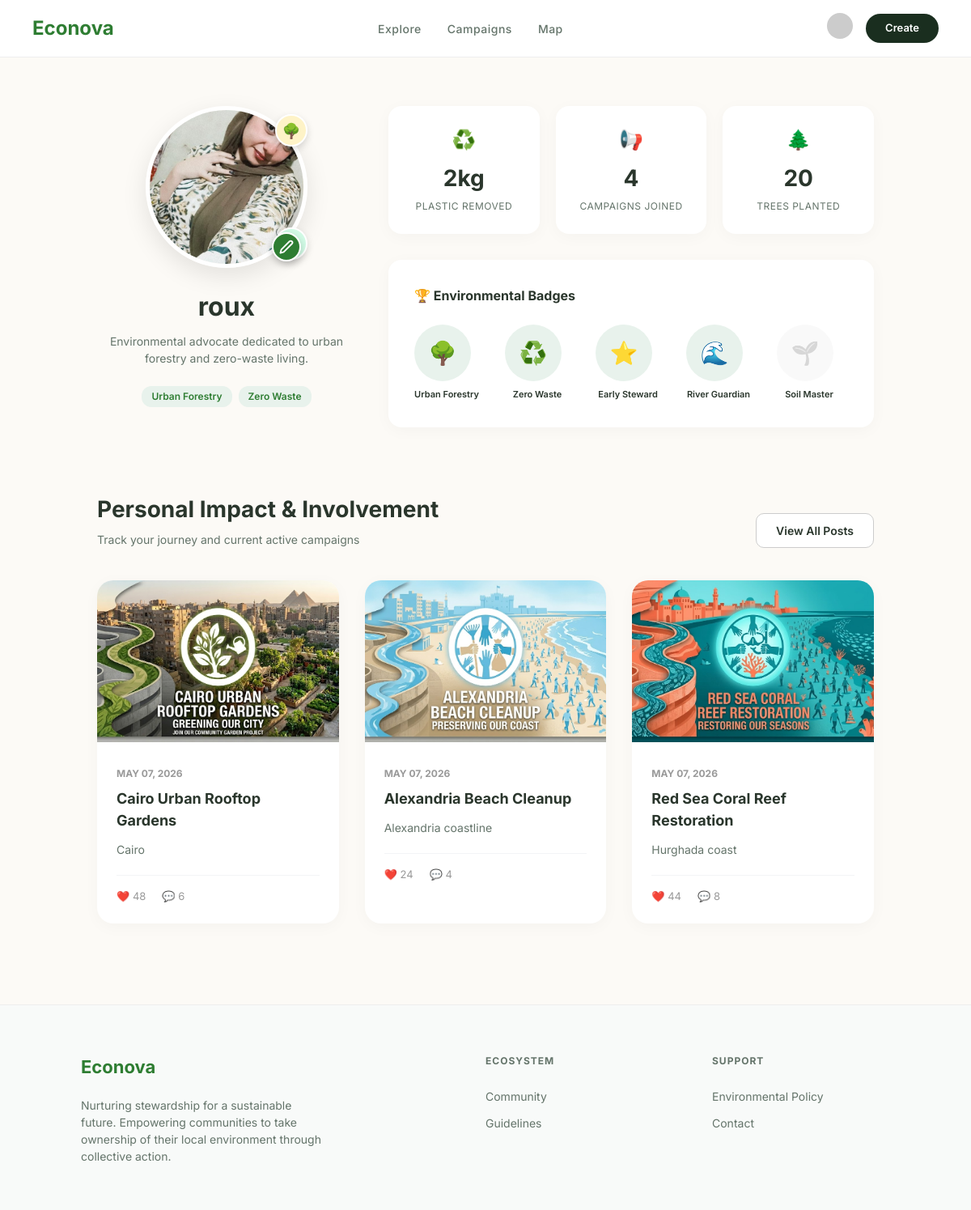
Page /profile.php (signed in) on the committed database.
### tables this page shows
CREATE TABLE users (
            id INTEGER PRIMARY KEY AUTOINCREMENT,
            name TEXT NOT NULL,
            email TEXT NOT NULL UNIQUE,
            password TEXT NOT NULL,
            created_at DATETIME DEFAULT CURRENT_TIMESTAMP
        , profile_image TEXT);

CREATE TABLE user_campaigns (
        id INTEGER PRIMARY KEY AUTOINCREMENT,
        user_id INTEGER NOT NULL,
        campaign_id INTEGER NOT NULL,
        joined_date DATETIME DEFAULT CURRENT_TIMESTAMP
    );

CREATE TABLE campaigns (id INTEGER PRIMARY KEY AUTOINCREMENT, title TEXT, description TEXT, target_amount REAL, raised_amount REAL, progress_percent INTEGER, stewards_count INTEGER, days_left INTEGER, location TEXT, image_url TEXT, status TEXT, created_at DATETIME DEFAULT CURRENT_TIMESTAMP, trees_planted INTEGER DEFAULT 0, latitude FLOAT, longitude FLOAT, event_date TEXT, event_time TEXT, event_location TEXT, plastic_removed_kg REAL DEFAULT 0, goal TEXT DEFAULT "10,000 Saplings");

### profile.php (the view, shortened to what this page needs)
<?php
$userId = $_SESSION['user_id'];
$userData = null;
$joinedCampaigns = [];
$stats = ['trees' => 0, 'campaigns' => 0, 'plastic' => 0];
$badges = [
    'urban' => false,
    'zero' => false,
    'early' => false,
    'river' => false,
    'soil' => false
];
try {
    $db = new PDO('sqlite:econova.db');
    $db->setAttribute(PDO::ATTR_ERRMODE, PDO::ERRMODE_EXCEPTION);
    try {
        $db->exec("ALTER TABLE users ADD COLUMN profile_image TEXT");
    } catch (PDOException $e) {
    }
    $stmt = $db->prepare("SELECT * FROM users WHERE id = ?");
    $stmt->execute([$userId]);
    $userData = $stmt->fetch(PDO::FETCH_ASSOC);
    $stmt = $db->prepare("
        SELECT uc.joined_date, c.*
        FROM user_campaigns uc
        JOIN campaigns c ON uc.campaign_id = c.id
        WHERE uc.user_id = ?
        ORDER BY uc.joined_date DESC
    ");
    $stmt->execute([$userId]);
    $joinedCampaigns = $stmt->fetchAll(PDO::FETCH_ASSOC);
    $stats['campaigns'] = count($joinedCampaigns);
    $stats['trees'] = $stats['campaigns'] * 5;
    $stats['plastic'] = $stats['campaigns'] * 0.5;
    foreach ($joinedCampaigns as $c) {
        if (strpos(strtolower($c['title'] ?? ''), 'river') !== false || strpos(strtolower($c['location'] ?? ''), 'river') !== false || strpos(strtolower($c['title'] ?? ''), 'nile') !== false) {
            $badges['river'] = true;
        }
    }
    if ($stats['campaigns'] >= 1) $badges['urban'] = true;
    if ($stats['trees'] >= 10) $badges['zero'] = true;
    if ($stats['campaigns'] >= 3) $badges['early'] = true;
} catch (PDOException $e) {
}
?>
<!DOCTYPE html>
<html lang="en">
<head>
    <link rel="stylesheet" href="style.css">
</head>
<body>
    <header class="header">
        <a href="index.php" class="logo">Econova</a>
        <nav class="center-nav">
            <a href="explore.php" class="nav-link">Explore</a>
            <a href="campaigns.php" class="nav-link">Campaigns</a>
            <a href="map.php" class="nav-link">Map</a>
        </nav>
        <div class="nav-actions">
            <a href="profile.php" class="user-profile"><img src="https://i.pravatar.cc/100?u=<?php echo urlencode($userData['name'] ?? 'user'); ?>" alt="User" style="width:32px; height:32px; border-radius:50%;"></a>
            <a href="#" class="btn-create">Create</a>
        </div>
    </header>
    <main class="profile-wrapper">
        <div class="profile-grid">
            <div class="profile-card-left">
                <div class="avatar-box">
                    <?php
                        $avatarUrl = !empty($userData['profile_image']) ? $userData['profile_image'] : 'https://i.pravatar.cc/150?u=' . urlencode($userData['name'] ?? 'user');
                    ?>
                    <img src="<?php echo htmlspecialchars($avatarUrl); ?>" id="profile-display" class="profile-img" alt="User Profile">
                    <label for="profile_pic_input" class="pencil-icon">
                        <svg viewBox="0 0 24 24" fill="none" stroke="currentColor" stroke-width="2.5" stroke-linecap="round" stroke-linejoin="round">
                            <path d="M17 3a2.828 2.828 0 1 1 4 4L7.5 20.5 2 22l1.5-5.5L17 3z"></path>
                        </svg>
                    </label>
                    <?php if ($badges['urban']): ?>
                        <div class="floating-badge fb-1">🌳</div>
                    <?php endif; ?>
                    <?php if ($badges['zero']): ?>
                        <div class="floating-badge fb-2">♻️</div>
                    <?php endif; ?>
                </div>
                <h1 class="profile-name"><?php echo htmlspecialchars($userData['name'] ?? 'Eco Steward'); ?></h1>
                <p class="profile-bio">Environmental advocate dedicated to urban forestry and zero-waste living.</p>
                <div class="tags">
                    <span class="tag">Urban Forestry</span>
                    <span class="tag">Zero Waste</span>
                </div>
            </div>
            <div class="profile-main-right">
                <div class="stats-grid">
                    <div class="stat-box">
                        <span class="stat-icon">♻️</span>
                        <span class="stat-number"><?php echo $stats['plastic']; ?>kg</span>
                        <span class="stat-label">plastic removed</span>
                    </div>
                    <div class="stat-box">
                        <span class="stat-icon">📢</span>
                        <span class="stat-number"><?php echo $stats['campaigns']; ?></span>
                        <span class="stat-label">campaigns joined</span>
                    </div>
                    <div class="stat-box">
                        <span class="stat-icon">🌲</span>
                        <span class="stat-number"><?php echo $stats['trees']; ?></span>
                        <span class="stat-label">trees planted</span>
                    </div>
                </div>
                <div class="badges-container">
                    <div class="section-header">🏆 Environmental Badges</div>
                    <div class="badges-list">
                        <div class="badge-item">
                            <div class="badge-circle <?php echo $badges['urban'] ? 'unlocked' : 'locked'; ?>">
                                <span>🌳</span>
                            </div>
                            <div class="badge-label">Urban Forestry</div>
                        </div>
                        <div class="badge-item">
                            <div class="badge-circle <?php echo $badges['zero'] ? 'unlocked' : 'locked'; ?>">
                                <span>♻️</span>
                            </div>
                            <div class="badge-label">Zero Waste</div>
                        </div>
                        <div class="badge-item">
                            <div class="badge-circle <?php echo $badges['early'] ? 'unlocked' : 'locked'; ?>">
                                <span>⭐</span>
                            </div>
                            <div class="badge-label">Early Steward</div>
                        </div>
                        <div class="badge-item">
                            <div class="badge-circle <?php echo $badges['river'] ? 'unlocked' : 'locked'; ?>">
                                <span>🌊</span>
                            </div>
                            <div class="badge-label">River Guardian</div>
                        </div>
                        <div class="badge-item">
                            <div class="badge-circle <?php echo $badges['soil'] ? 'unlocked' : 'locked'; ?>">
                                <span>🌱</span>
                            </div>
                            <div class="badge-label">Soil Master</div>
                        </div>
                    </div>
                </div>
            </div>
        </div>
        <section class="involvement-section">
            <div class="inv-header">
                <div class="inv-title">
                    <h2>Personal Impact & Involvement</h2>
                    <p>Track your journey and current active campaigns</p>
                </div>
                <a href="#" class="btn-view-all">View All Posts</a>
            </div>
            <div class="campaign-grid">
                <?php if (empty($joinedCampaigns)): ?>
                    <p style="grid-column: 1/-1; text-align: center; color: #999; padding: 60px; background: white; border-radius: 20px;">No involvement yet. Start your journey today!</p>
                <?php else: ?>
                    <?php foreach (array_slice($joinedCampaigns, 0, 3) as $camp): ?>
                        <div class="camp-card">
                            <img src="<?php echo htmlspecialchars($camp['image_url'] ?? 'forest.png'); ?>" class="camp-img" alt="Campaign">
                            <div class="camp-body">
                                <div class="camp-date"><?php echo date('M d, Y', strtotime($camp['joined_date'])); ?></div>
                                <h3 class="camp-name"><?php echo htmlspecialchars($camp['title'] ?? 'Campaign'); ?></h3>
                                <p class="camp-desc"><?php echo htmlspecialchars($camp['description'] ?? 'Join us in making a difference.'); ?></p>
                                <div class="camp-footer">
                                    <span>❤️ <?php echo rand(10, 50); ?></span>
                                    <span>💬 <?php echo rand(2, 10); ?></span>
                                </div>
                            </div>
                        </div>
                    <?php endforeach; ?>
                <?php endif; ?>
            </div>
        </section>
    </main>
    <footer class="footer">
        <div class="footer-grid">
            <div class="footer-brand">
                <div class="footer-logo">Econova</div>
                <p>Nurturing stewardship for a sustainable future. Empowering communities to take ownership of their local environment through collective action.</p>
            </div>
            <div class="footer-links">
                <h4>ECOSYSTEM</h4>
                <a href="#">Community</a>
                <a href="#">Guidelines</a>
            </div>
            <div class="footer-links">
                <h4>SUPPORT</h4>
                <a href="#">Environmental Policy</a>
                <a href="#">Contact</a>
            </div>
        </div>
    </footer>
</body>
</html>

### style.css (style rules this page uses)
:root { --bg-primary: #FCFAF6; --bg-card: #FFFFFF; --bg-input: #FAF8F2; --bg-badge: #E8F2EC; --text-main: #2A362C; --text-muted: #64746A; --text-green: #487A57; --btn-dark: #192A20; --btn-dark-hover: #101F16; --border-color: #EAE6DE; --font-family: 'Inter', system-ui, -apple-system, sans-serif; --radius-sm: 8px; --radius-md: 16px; --radius-lg: 24px; }
* { box-sizing: border-box; margin: 0; padding: 0; }
body { font-family: var(--font-family); background-color: var(--bg-primary); color: var(--text-main); line-height: 1.5; -webkit-font-smoothing: antialiased; }
a { text-decoration: none; color: inherit; }
.header { display: flex; justify-content: space-between; align-items: center; padding: 24px 0; }
.logo { font-size: 20px; font-weight: 500; }
.nav-link { font-weight: 600; font-size: 14px; letter-spacing: 0.5px; }
.center-nav { display: flex; gap: 32px; flex: 1; justify-content: center; }
.center-nav a { font-weight: 500; font-size: 14px; color: var(--text-muted); transition: color 0.2s; }
.nav-actions { display: flex; align-items: center; gap: 16px; }
.stat-label { font-size: 10px; color: rgba(255,255,255,0.6); letter-spacing: 1px; margin-bottom: 4px; }
.footer { border-top: 1px solid var(--border-color); padding: 60px 0 32px; }
.footer-grid { display: grid; grid-template-columns: 2fr 1fr 1fr; gap: 64px; margin-bottom: 60px; }
.footer-brand p { font-size: 14px; color: var(--text-muted); margin: 16px 0; max-width: 300px; }
.footer-grid h4 { font-size: 12px; letter-spacing: 1px; color: var(--text-muted); margin-bottom: 24px; }
.footer-grid a { display: block; font-size: 13px; color: var(--text-muted); margin-bottom: 12px; }

### rows in the picture
users: profile_image (picture), name "roux"
user_campaigns: campaign.image_url (picture), joined_date "MAY 07, 2026", campaign.title "Cairo Urban Rooftop Gardens", campaign.description "Cairo"
user_campaigns: campaign.image_url (picture), joined_date "MAY 07, 2026", campaign.title "Alexandria Beach Cleanup", campaign.description "Alexandria coastline"
user_campaigns: campaign.image_url (picture), joined_date "MAY 07, 2026", campaign.title "Red Sea Coral Reef Restoration", campaign.description "Hurghada coast"

### other values in the picture
$stats['plastic'] "2"
$stats['campaigns'] "4"
$stats['trees'] "20"
